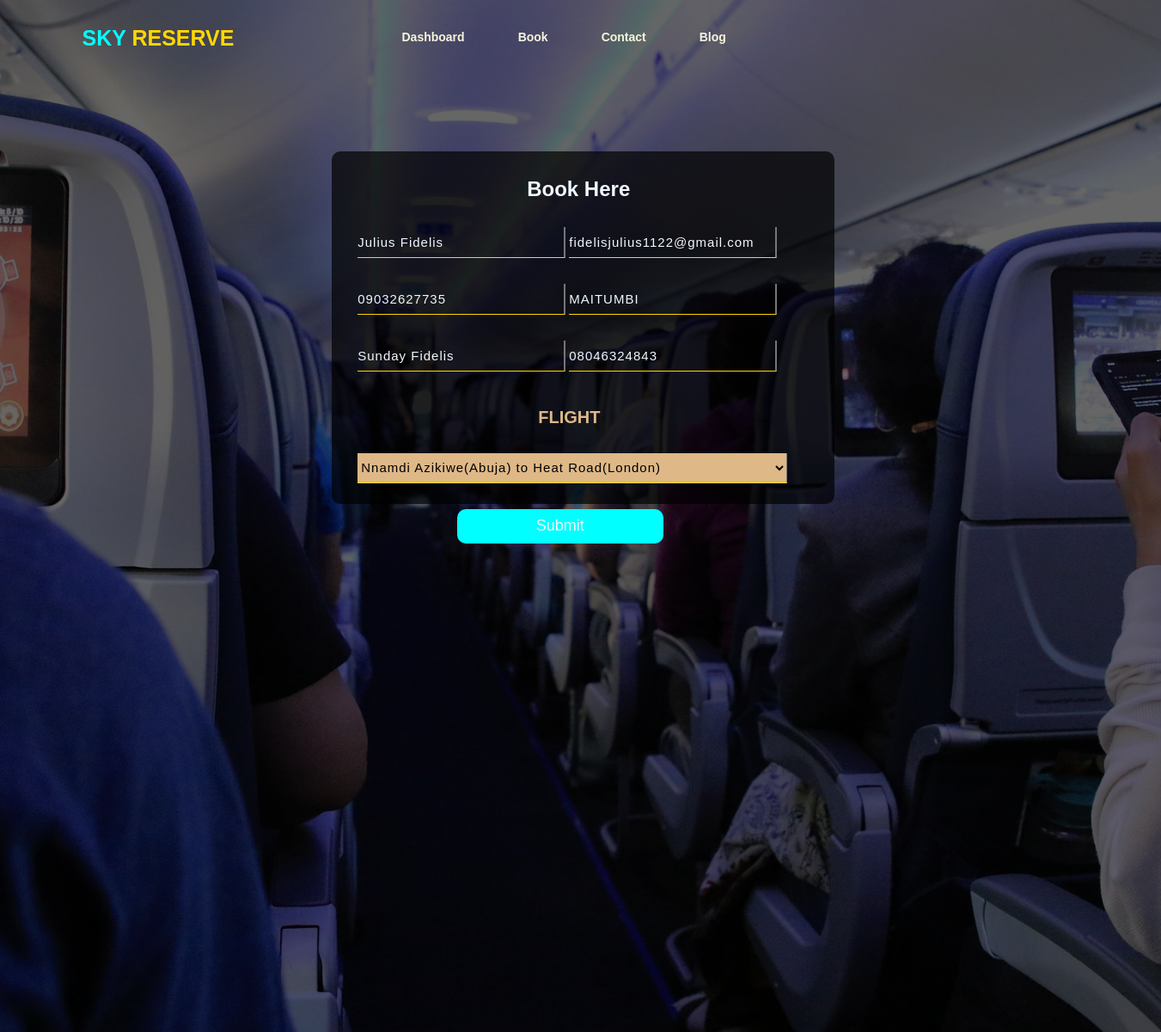
The app's page /flight/book/1/ (signed in) with its own data.
### dashboard/models.py (models this page shows, shortened)
class Passenger(models.Model):
    user = models.OneToOneField(User, on_delete=models.CASCADE, blank=True, null=True, related_name='users')
    full_name = models.CharField(max_length=260, null=True)
    email = models.CharField(max_length=260, null=True)
    phone_number = models.CharField(max_length=260, null=True)
    address = models.CharField(max_length=350, null=True)
    next_of_kin = models.CharField(max_length=260, null=True)
    next_of_kin_number = models.CharField(max_length=260, null=True)
    profile_pic = models.ImageField(null=True, blank=True)
    flight = models.ForeignKey(Flight, on_delete=models.CASCADE, null=True, related_name='passenger')

### dashboard/views.py (the view)
# urls.py: path('book/<str:pk>/', views.update_passenger, name='update_passenger'),
@login_required(login_url='home')
def update_passenger(request, pk):
    passenger = Passenger.objects.get(id=pk)
    form = BookForm(instance=passenger)
    if request.method == 'POST':
        form = BookForm(request.POST, instance=passenger)
        if form.is_valid():
            form.save()
        return HttpResponseRedirect(reverse('flight'))
    context = {'form':form}
    return render(request, 'book.html', context)

### user/forms.py
class BookForm(forms.ModelForm):
    class Meta:
        model = Passenger
        fields = '__all__'
        widgets = {
            'full_name':forms.TextInput(attrs={'class': 'inn', 'placeholder':'Full Name'}),
            'email':forms.TextInput(attrs={'class': 'inn', 'placeholder':'Email'}),
            'phone_number':forms.TextInput(attrs={'class': 'inn', 'placeholder':'Phone No'}),
            'address':forms.TextInput(attrs={'class': 'inn', 'placeholder':'Address'}),
            'next_of_kin':forms.TextInput(attrs={'class': 'inn', 'placeholder':'Next of Kin'}),
            'next_of_kin_number':forms.TextInput(attrs={'class': 'inn', 'placeholder':'Next of Kin Number'}),
            'flight': forms.Select(attrs={'class': 'opt'})
        }
    '''full_name = forms.CharField(max_length=150)
    email = forms.EmailField()
    phone_number = forms.CharField(max_length=150)
    address = forms.CharField(max_length=150)
    next_of_kin = forms.CharField(max_length=150)
    next_of_kin_number = forms.CharField(max_length=150)
    flight = forms.CharField(widget=forms.Select)'''

### dashboard/models.py (called while the page is built)
    def __str__(self):
        return f'{self.name}({self.city})'

    def __str__(self):
        return f'{self.origin} to {self.destination}'

### templates/book.html (shortened to what this page needs)
{% extends 'base.html' %}
{% block body %}
<div class="register_main">
    <div class="navbar">
        <div class="icon">
            <h2 class="logo"><a href="">SKY <span style="color: gold;">RESERVE</a></span></h2>
        </div>
        <div class="menu">
            <ul>
                <li><a href="{% url 'flight' %}">Dashboard</a></li>
                <li><a href="{% url 'book' %}">Book</a></li>
                <li><a href="{% url 'contact' %}">Contact</a></li>
                <li><a href="{% url 'blog' %}">Blog</a></li>
            </ul>
        </div>
        <div class="forms">
            <h2>Book Here</h2>
            <form action="" method="POST" name="form">
                {{form.full_name}}
                {{form.email}}
                {{form.phone_number}}
                {{form.address}}
                {{form.next_of_kin}}
                {{form.next_of_kin_number}}
                <p class="flight" >FLIGHT</p>
                {{form.flight}}
                <button class="btnn" type="submit" style="margin-left: 22%;">Submit</button>
            </form>
</div>
{% endblock body %}

### static/CSS/style.css (style rules this page uses)
* { margin: 0; padding: 0; }
.navbar { width: 1200px; height: 85px; margin: auto; }
.icon { width: 300px; float: left; height: 70px; }
.logo { color: aqua; font-size: 25px; font-family: sans-serif; float: left; padding-left: 20px; padding-right: 25px; padding-top: 30px; }
.logo a { text-decoration: none; color: aqua; }
.menu { width: 500px; height: 70px; float: left; padding-left: 30px; }
ul { float: left; display: flex; justify-content: center; align-items: center; }
ul li { list-style-type: none; margin-left: 62px; margin-top: 35px; font-size: 14px; }
ul li a { text-decoration: none; color: beige; font-family: Verdana, Geneva, Tahoma, sans-serif; font-weight: bold; transition: 0.4s ease-in-out; }
::placeholder { color: burlywood; font-family: Impact, Haettenschweiler, 'Arial Narrow Bold', sans-serif; }
.forms { width: 525px; height: 350px; background: linear-gradient(rgba(0,0,0,0.7)50%, rgba(0,0,0,0.7)50%); position: absolute; border-radius: 10px; padding: 30px; margin-top: 13%; margin-left: 23%; float: left; }
.forms h2 { width: 220px; font-family: 'Gill Sans', 'Gill Sans MT', Calibri, 'Trebuchet MS', sans-serif; text-align: center; color: aliceblue; margin-left: 28%; }
.forms .inn { width: 240px; height: 35px; background: transparent; border-bottom: 1px solid gold; border-top: none; border-left: none; color: aliceblue; font-size: 15px; letter-spacing: 1px; margin-top: 30px; font-family: 'Trebuchet MS', 'Lucida Sans Unicode', 'Lucida Grande', 'Lucida Sans', Arial, sans-serif; }
.forms .opt { width: 500px; height: 35px; border-bottom: 1px solid gold; border-top: none; border-left: none; background-color: burlywood; font-size: 15px; letter-spacing: 1px; margin-top: 30px; font-family: 'Trebuchet MS', 'Lucida Sans Unicode', 'Lucida Grande', 'Lucida Sans', Arial, sans-serif; }
.btnn { width: 240px; height: 40px; background: aqua; border: none; margin-top: 30px; font-size: 18px; border-radius: 10px; cursor: pointer; color: aliceblue; }

### static/CSS/style2.css (style rules this page uses)
.register_main { width: 100%; background: linear-gradient(to top, rgba(0,0,0,0.6)50%, rgba(0,0,0,0.6)50%), url('../images/flight3.jpg'); background-position: center; background-size: cover; height: 150vh; overflow: hidden; overflow-y: auto; }
::placeholder { color: burlywood; font-family: Impact, Haettenschweiler, 'Arial Narrow Bold', sans-serif; }
.flight { color: burlywood; font-size: 20px; font-family: 'Lucida Sans', 'Lucida Sans Regular', 'Lucida Grande', 'Lucida Sans Unicode', Geneva, Verdana, sans-serif; margin-left: 40%; margin-top: 8%; font-weight: bold; }

### records on screen
Passenger: full_name "Julius Fidelis", email "fidelisjulius1122@gmail.com", phone_number "09032627735", address "MAITUMBI", next_of_kin "Sunday Fidelis", next_of_kin_number "08046324843", flight "Nnamdi Azikiwe(Abuja) to Heat Road(London)"
